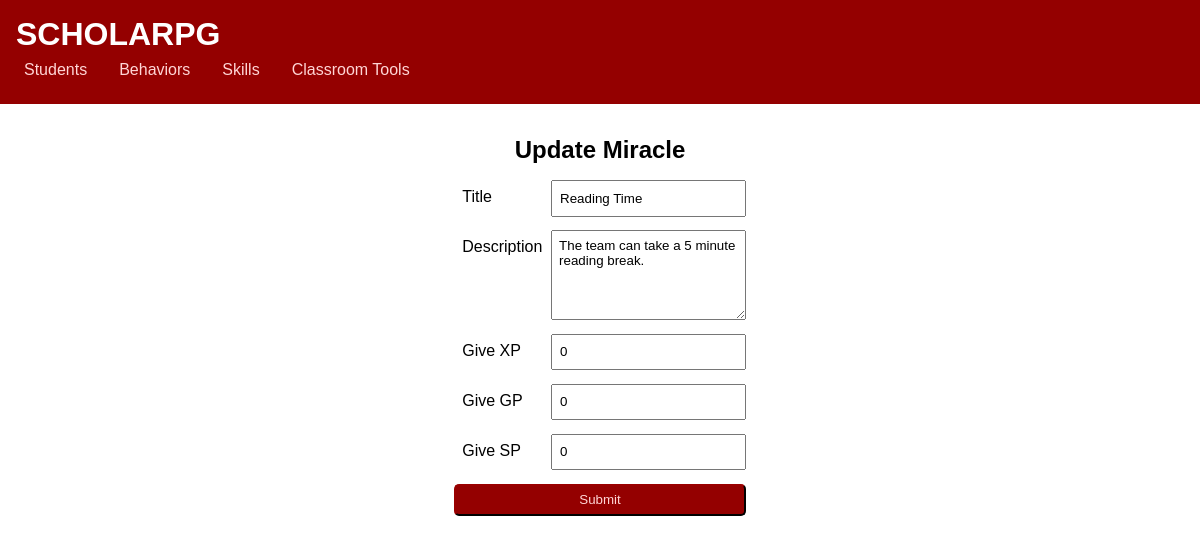
The app's page /update_miracle_form/1 with its own data.
### student_hub/models.py (models this page shows)
class Miracles(models.Model):
    title = models.CharField(max_length=100)
    desc = models.CharField(max_length=500)
    sp = models.IntegerField(default=0)
    xp = models.IntegerField(default=0)
    gp = models.IntegerField(default=0)
    class Meta:
        db_table = "miracles"

### scholarpg/views.py (the view)
# urls.py: path('update_miracle_form/<int:pk>', views.update_miracle_form),
def update_miracle_form(req, pk):
    miracle = Miracles.objects.get(pk=pk)
    context={'miracle': miracle}
    return render(req, 'update_miracle_form.html', context)

### templates/update_miracle_form.html (shortened to what this page needs)
{% extends "main_template.html" %}
{% block content %}
<h2>Update Miracle</h2>
<form action="../update_miracle/{{miracle.pk}}" method="POST">
    <label for="title">Title</label>
    <input name="title" id="title" type="text" value="{{miracle.title}}" required="required">
    <label for="desc">Description</label>
    <textarea name="desc" id="desc" rows="5" required="required">{{miracle.desc}}</textarea>
    <label for="xp">Give XP</label>
    <input name="xp" id="xp" type="number" value="{{miracle.xp}}" required="required">
    <label for="gp">Give GP</label>
    <input name="gp" id="gp" type="number" value="{{miracle.gp}}" required="required">
    <label for="sp">Give SP</label>
    <input name="sp" id="sp" type="number" value="{{miracle.sp}}" required="required">
    <button type="submit" value="update">Submit</button>
</form>
{% endblock %}

### static/css/main.css (style rules this page uses)
* { margin: 0; padding: 0; box-sizing: border-box; }
body { min-height: 100vh; display: grid; grid-template-rows: 120px 1fr; font-family: Arial, Helvetica, sans-serif; }
textarea { font-family: Arial, Helvetica, sans-serif; }
form { max-width: 500px; display: grid; grid-template-columns: 1fr 2fr; padding: 1em; justify-self: center; }
form input, label, select, button, textarea { margin-bottom: 1em; padding: .5em; }
form button { background-color: #940000; color: #ffd5d5; border-radius: 5px; border-color: #450000; grid-column-start: 1; grid-column-end: 3; }

### records on screen
Miracles: title "Reading Time", desc "The team can take a 5 minute reading break.", xp "0", gp "0", sp "0"
